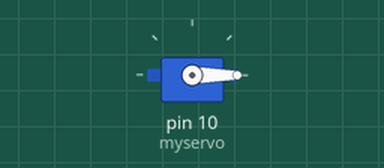
Recording of a sketch running on a simulated Arduino Uno, built with avr-gcc and run on an emulated ATmega328P. Parts: servo.

Above: at 2.95 s.
At 9.25 s:
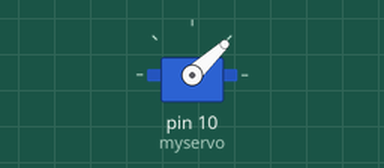
At 11.95 s:
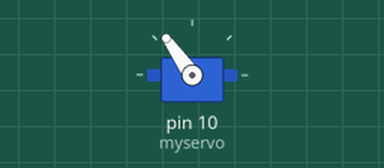
At 20.95 s:
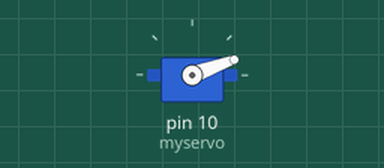
Timing chart, 0 to 27.2 s (numbered marks = the images above):
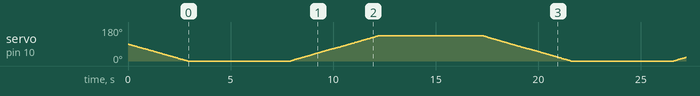

The sketch:

SensorTurner.ino
```cpp
#include <VarSpeedServo.h>

VarSpeedServo myservo;    // create servo object to control a servo

void setup() {
  myservo.attach(10);  // attaches the servo on pin 9 to the servo object
  myservo.write(0, 20, true);
}

void loop() {
  myservo.write(0, 20, true);
  delay(5000);
  myservo.write(135, 20, true);
  delay(5000);
}
```
